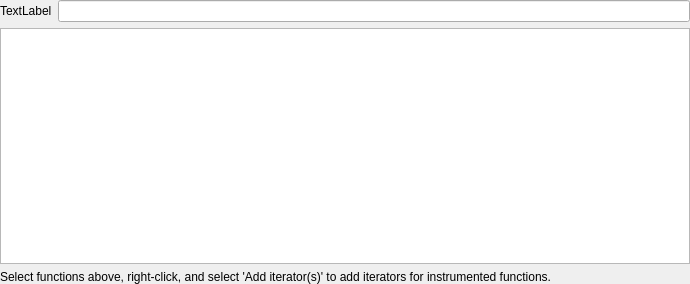
<?xml version="1.0" encoding="UTF-8"?>
<ui version="4.0">
 <class>OrbitLiveFunctions</class>
 <widget class="QWidget" name="OrbitLiveFunctions">
  <property name="geometry">
   <rect>
    <x>0</x>
    <y>0</y>
    <width>690</width>
    <height>284</height>
   </rect>
  </property>
  <property name="sizePolicy">
   <sizepolicy hsizetype="Preferred" vsizetype="MinimumExpanding">
    <horstretch>0</horstretch>
    <verstretch>0</verstretch>
   </sizepolicy>
  </property>
  <property name="windowTitle">
   <string>Form</string>
  </property>
  <layout class="QGridLayout" name="gridLayout">
   <property name="leftMargin">
    <number>0</number>
   </property>
   <property name="topMargin">
    <number>0</number>
   </property>
   <property name="rightMargin">
    <number>0</number>
   </property>
   <property name="bottomMargin">
    <number>0</number>
   </property>
   <item row="0" column="0">
    <layout class="QHBoxLayout" name="horizontalLayout">
     <property name="spacing">
      <number>6</number>
     </property>
     <item>
      <widget class="QLabel" name="label">
       <property name="text">
        <string>TextLabel</string>
       </property>
      </widget>
     </item>
     <item>
      <widget class="QLineEdit" name="FilterLineEdit"/>
     </item>
    </layout>
   </item>
   <item row="1" column="0">
    <widget class="OrbitTreeView" name="treeView">
     <attribute name="headerDefaultSectionSize">
      <number>0</number>
     </attribute>
     <attribute name="headerMinimumSectionSize">
      <number>0</number>
     </attribute>
    </widget>
   </item>
   <item row="2" column="0">
    <layout class="QVBoxLayout" name="iteratorLayout">
     <item>
      <widget class="QLabel" name="label">
       <property name="text">
        <string>Select functions above, right-click, and select 'Add iterator(s)' to add iterators for instrumented functions.</string>
       </property>
      </widget>
     </item>
    </layout>
   </item>
  </layout>
 </widget>
 <customwidgets>
  <customwidget>
   <class>OrbitTreeView</class>
   <extends>QTreeView</extends>
   <header>orbittreeview.h</header>
  </customwidget>
 </customwidgets>
 <resources/>
 <connections/>
</ui>
